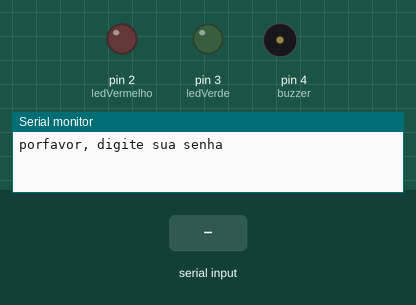
Simulated run of this sketch. Board: Arduino Uno, built with avr-gcc and run on an emulated ATmega328P. Shown: output pins drawn as LEDs (lit = HIGH), buzzer (waves = sounding, pin HIGH), the last lines printed to the serial monitor. Dashed ring = blinking. The inputs (shaded band) are chosen by the test bench.

Above: at 0.9 s.
1.0 s: "90,45\n" received over Serial
At 1.1 s:
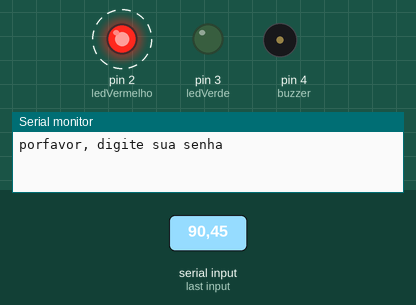
At 3.9 s:
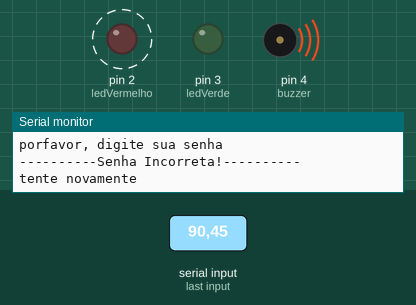
4.0 s: "3456\n" received over Serial
At 5.6 s:
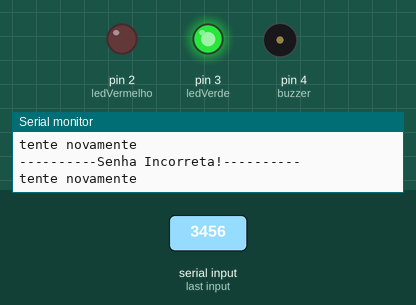
Timing chart, 0 to 7.3 s (numbered marks = the images above; inputs shaded):
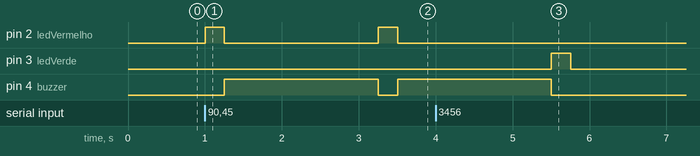

Measured:
- after the input at 1.0 s, pin 2 (ledVermelho): alternates HIGH for 0.25 s and LOW for 2.0 s, starting at once; pin 4 (buzzer): LOW → HIGH after 0.25 s, → LOW 2.0 s later, → HIGH 0.25 s later
- after the input at 4.0 s, pin 2 (ledVermelho): stays LOW (without the input it goes to HIGH after 2.5 s); pin 3 (ledVerde): LOW → HIGH after 1.5 s, → LOW 0.25 s later; pin 4 (buzzer): goes on until 5.5 s, then stays LOW

The sketch:

sensores_buzzer1.ino
```cpp
// C++ code
//

int ledVerde = 3;
int ledVermelho = 2;
int senhaDigitada = 3456;
int senhaCorreta = 3456;
int buzzer = 4;

void setup()
{
  Serial.begin(9600);
  pinMode(buzzer, OUTPUT);
  pinMode(ledVerde, OUTPUT);
  pinMode(ledVermelho, OUTPUT);

  do {
    Serial.println(String(senhaDigitada == 3456 ? "porfavor, digite sua senha" : "tente novamente"));
    while( ! Serial.available());
    senhaDigitada = Serial.parseInt();


    if (senhaDigitada == senhaCorreta) {

      digitalWrite(ledVerde, HIGH);
      delay (250);
      digitalWrite(ledVerde, LOW );

    } else {

      digitalWrite(ledVermelho, HIGH);
      delay (250);
      digitalWrite(ledVermelho, LOW );
      digitalWrite(buzzer, HIGH);
      delay (2000);
      digitalWrite(buzzer, LOW );
      Serial.println("----------Senha Incorreta!----------");
    }


  }  while (senhaDigitada != senhaCorreta);

  Serial.println("Entrando...");

}

void loop()
{
}
```
